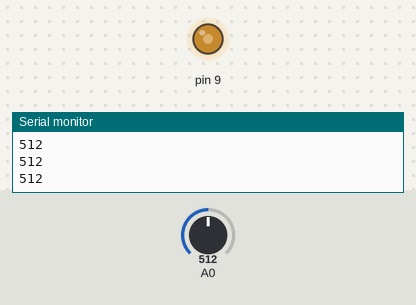
Simulated run of this sketch. Board: Arduino Uno, built with avr-gcc and run on an emulated ATmega328P. Shown: output pins drawn as LEDs (lit = HIGH), the last lines printed to the serial monitor. Inputs (shaded band) come from the test bench; at power-on: A0 = 512.

Above: at 1.2 s.
1.3 s: A0 set to 716
At 2.4 s:
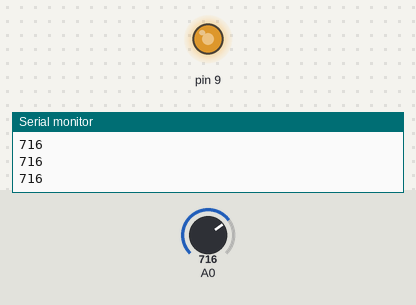
2.8 s: A0 set to 900
At 3.7 s:
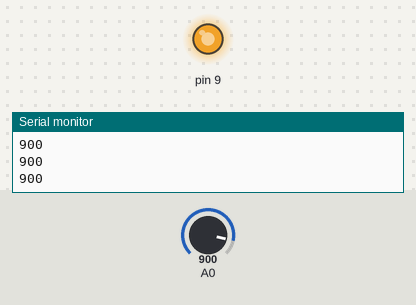
4.3 s: A0 set to 122
At 4.8 s:
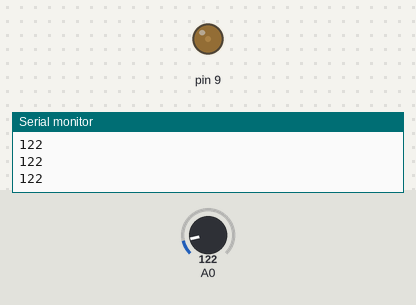
5.8 s: A0 set to 0
At 7.0 s:
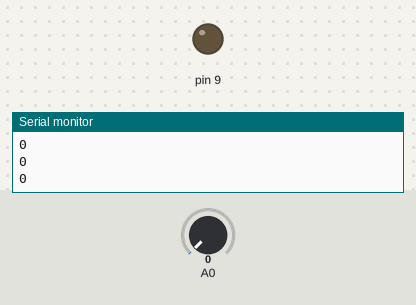
7.3 s: A0 set to 511
At 8.2 s:
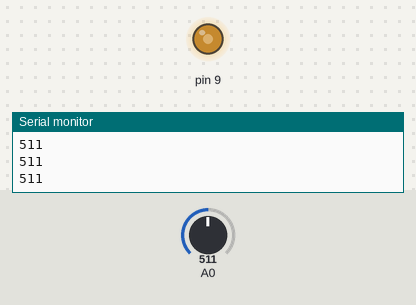
Timing chart, 0 to 9.8 s (numbered marks = the images above; inputs shaded):
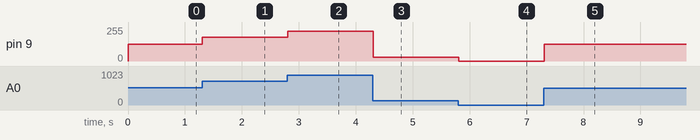

Measured:
- after the input at 1.3 s, pin 9: 127/255 → 178/255 at once
- after the input at 2.8 s, pin 9: 178/255 → 224/255 at once
- after the input at 4.3 s, pin 9: 224/255 → 30/255 at once
- after the input at 5.8 s, pin 9: 30/255 → 0/255 at once
- after the input at 7.3 s, pin 9: 0/255 → 127/255 at once

The sketch:

photoresistor.ino
```cpp
void setup() {
  pinMode(A0, INPUT);
  pinMode(9, OUTPUT);
  Serial.begin(9600);
}

void loop() {
  int sensorValue = analogRead(A0); // 0 ~ 1023
  Serial.println(sensorValue);

  // 조도센서 제어
  // if (sensorValue >= 500) {
  //   analogWrite(9, LOW);
  // } else {
  //   analogWrite(9, HIGH);
  // }

  // 가변저항 조절
  // analogWrite(9, sensorValue / 4); // 0 ~ 255

  // map(변환해야하는 센서의 값, 최소값, 최대값, 표현하고자하는 최소값, 최대값);
  int mapValue = map(sensorValue, 0, 1023, 0, 255);
  analogWrite(9, mapValue);

}
```
